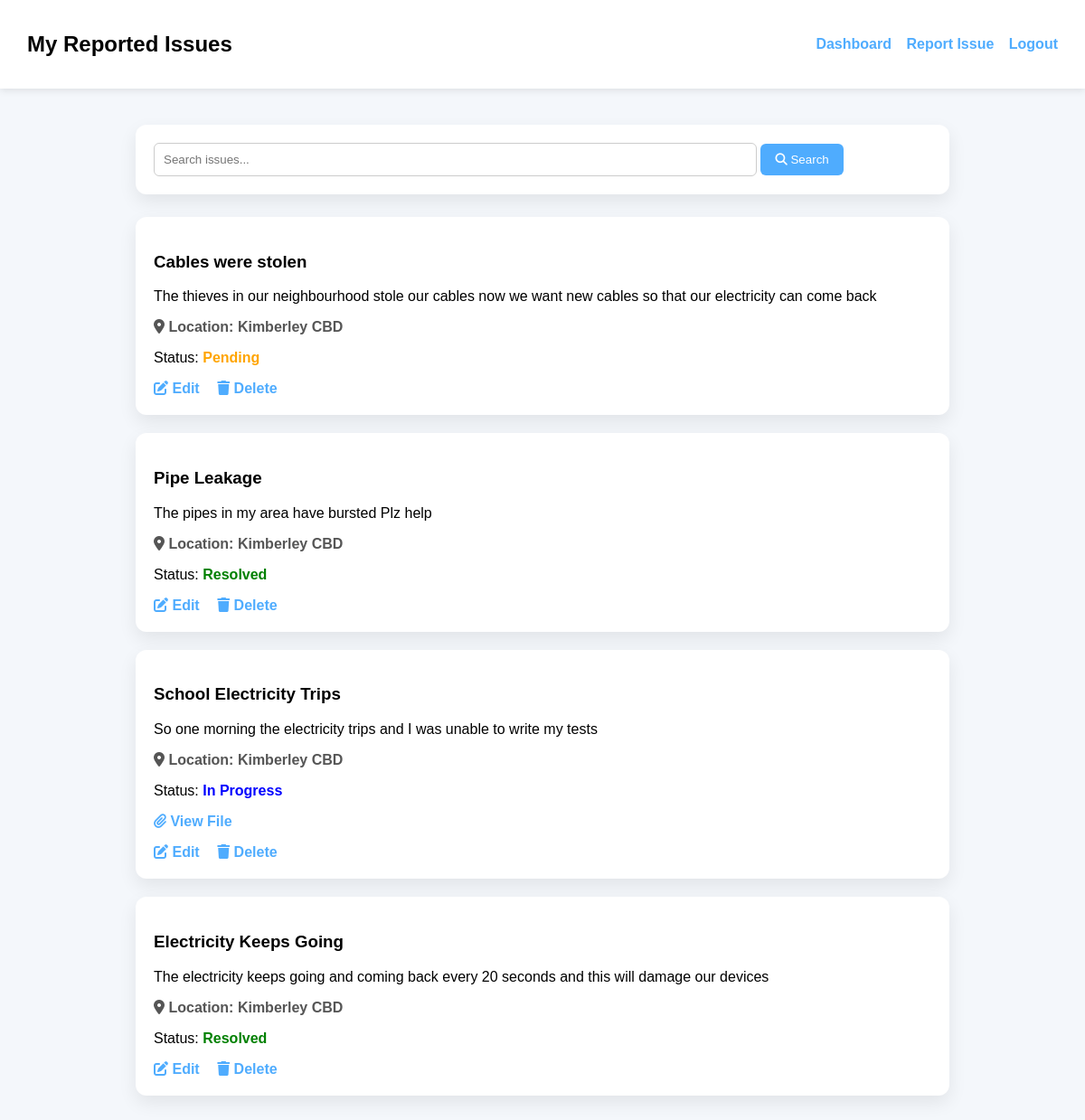
The page /issues/ (signed in) on the database its author committed.
### issues/models.py (models this page shows, shortened)
class Issue(models.Model):
    STATUS_CHOICES = [
        ('pending', 'Pending'),
        ('in_progress', 'In Progress'),
        ('resolved', 'Resolved'),
    ]
    LOCATION_CHOICES = [
        ('Kimberley CBD', 'Kimberley CBD'),
        ('Galeshewe', 'Galeshewe'),
        ('Roodepan', 'Roodepan'),
        ('Cassandra', 'Cassandra'),
        ('Homevale', 'Homevale'),
        ('New Park', 'New Park'),
    ]
    user = models.ForeignKey(User, on_delete=models.CASCADE)
    title = models.CharField(max_length=100)
    description = models.TextField()
    status = models.CharField(max_length=20, choices=STATUS_CHOICES, default='pending')
    location = models.CharField(max_length=50, choices=LOCATION_CHOICES, default='Kimberley CBD')
    file = models.FileField(upload_to='uploads/', null=True, blank=True)
    created_at = models.DateTimeField(auto_now_add=True)

### issues/views.py (the view)
# urls.py: path('issues/', views.my_issues, name='my_issues'),
@login_required
def my_issues(request):
    query = request.GET.get('q')
    issues = Issue.objects.filter(user=request.user).order_by('-created_at')
    if query:
        issues = issues.filter(
            Q(title__icontains=query) | Q(description__icontains=query) | Q(location__icontains=query)
        )
    return render(request, 'my_issues.html', {'issues': issues})

### issues/templates/my_issues.html (shortened to what this page needs)
<!DOCTYPE html>
<html>
<head>
    <link rel="stylesheet" href="https://cdnjs.cloudflare.com/ajax/libs/font-awesome/6.5.0/css/all.min.css">
</head>
<body>
    <div class="header">
        <h2>My Reported Issues</h2>
        <div class="nav-links">
            <a href="{% url 'dashboard' %}">Dashboard</a>
            <a href="{% url 'report_issue' %}">Report Issue</a>
            <a href="{% url 'logout' %}">Logout</a>
        </div>
    </div>
    <div class="wrapper">
        <div class="search-card">
            <form method="GET">
                <input type="text" name="q" placeholder="Search issues...">
                <button type="submit"><i class="fas fa-search"></i> Search</button>
            </form>
        </div>
        {% for issue in issues %}
        <div class="card">
            <h3>{{ issue.title }}</h3>
            <p>{{ issue.description }}</p>
            <p class="location">
                <i class="fas fa-map-marker-alt"></i> Location: {{ issue.location }}
            </p>
            <p>
                Status:
                {% if issue.status == 'pending' %}
                    <span class="status-pending">Pending</span>
                {% elif issue.status == 'in_progress' %}
                    <span class="status-progress">In Progress</span>
                {% elif issue.status == 'resolved' %}
                    <span class="status-resolved">Resolved</span>
                {% else %}
                    <span>{{ issue.status }}</span>
                {% endif %}
            </p>
            {% if issue.file %}
                <p class="file-link">
                    <a href="{{ issue.file.url }}" target="_blank">
                        <i class="fas fa-paperclip"></i> View File
                    </a>
                </p>
            {% endif %}
            <div class="actions">
                <a href="{% url 'edit_issue' issue.id %}">
                    <i class="fas fa-edit"></i> Edit
                </a>
                <a href="{% url 'delete_issue' issue.id %}">
                    <i class="fas fa-trash"></i> Delete
                </a>
            </div>
        </div>
        {% empty %}
        <p style="text-align:center; color:#666;">No issues reported yet.</p>
        {% endfor %}
    </div>
</body>
</html>

### issues/templates/my_issues.html (style rules this page uses)
body { font-family: Arial, sans-serif; margin: 0; background: #f4f7fb; }
.header { background: white; padding: 15px 30px; display: flex; justify-content: space-between; align-items: center; box-shadow: 0 2px 8px rgba(0,0,0,0.1); }
.nav-links a { margin-left: 12px; text-decoration: none; color: #4facfe; font-weight: bold; }
.wrapper { max-width: 900px; margin: 40px auto; }
.search-card { background: white; padding: 20px; border-radius: 12px; box-shadow: 0 8px 20px rgba(0,0,0,0.08); margin-bottom: 25px; }
.search-card input { width: 75%; padding: 10px; border: 1px solid #ccc; border-radius: 6px; }
.search-card button { padding: 10px 16px; background: #4facfe; color: white; border: none; border-radius: 6px; cursor: pointer; }
.card { background: white; padding: 20px; border-radius: 12px; box-shadow: 0 8px 20px rgba(0,0,0,0.08); margin-bottom: 20px; transition: 0.2s; }
.actions a { margin-right: 15px; text-decoration: none; font-weight: bold; color: #4facfe; }
.status-pending { color: orange; font-weight: bold; }
.status-progress { color: blue; font-weight: bold; }
.status-resolved { color: green; font-weight: bold; }
.location { color: #555; margin: 10px 0; font-weight: bold; }
.file-link a { text-decoration: none; color: #4facfe; font-weight: bold; }

### rows shown on the page
Issue: title "Cables were stolen", description "The thieves in our neighbourhood stole our cables now we want new cables so that our electricity can come back", location "Kimberley CBD", status "Pending"
Issue: title "Pipe Leakage", description "The pipes in my area have bursted Plz help", location "Kimberley CBD", status "Resolved"
Issue: title "School Electricity Trips", description "So one morning the electricity trips and I was unable to write my tests", location "Kimberley CBD", status "In Progress"
Issue: title "Electricity Keeps Going", description "The electricity keeps going and coming back every 20 seconds and this will damage our devices", location "Kimberley CBD", status "Resolved"
